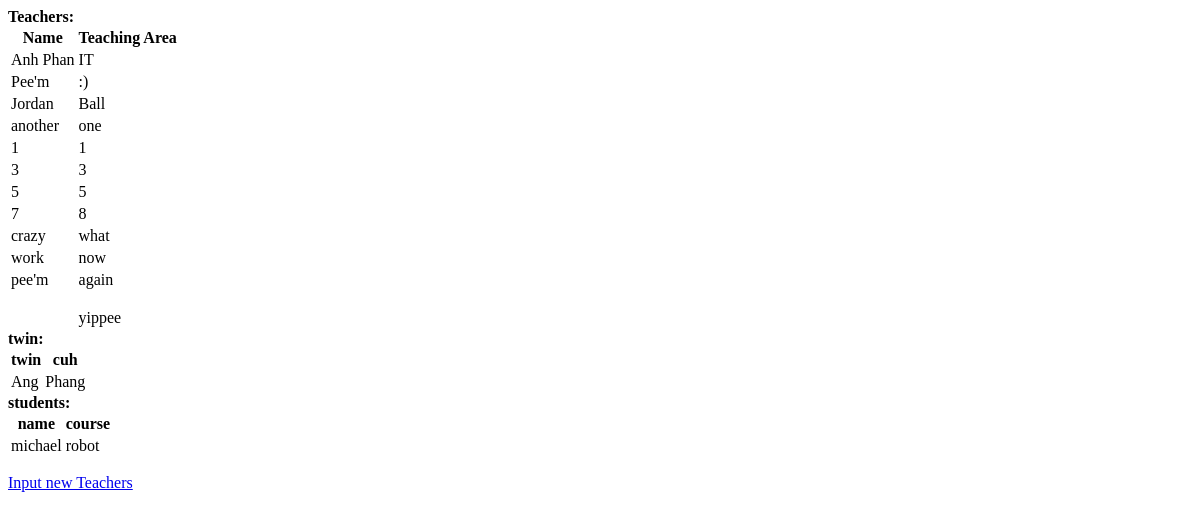
Before: / with the older database file.
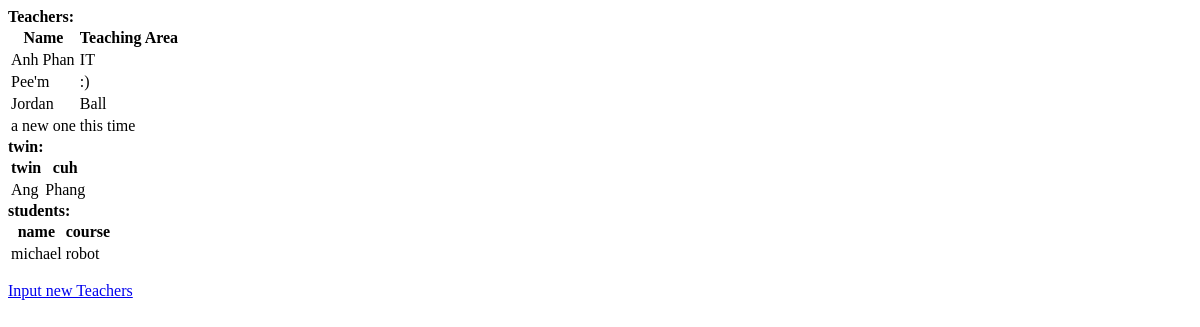
After: the same page with the newer database file.
### MyApp1/models.py (models this page shows)
class teacher(models.Model):
    Name = models.CharField(max_length=25, blank=True)
    Area = models.CharField(max_length=30, blank=True)

class twin(models.Model):
    Name = models.CharField(max_length=25)
    Area = models.CharField(max_length=30)

class student(models.Model):
    Name = models.CharField(max_length=25)
    Area = models.CharField(max_length=30)

### MyApp1/views.py (the view)
# urls.py: re_path(r'^$', MyApp1.views.index, name='index'),
def index(request):
   twins = twin.objects.all
   teachers = teacher.objects.all
   students = student.objects.all
   return render(request,"MyApp1/index.html",{'content2': twins, 'content': teachers, 'content3': students})

### MyApp1/templates/MyApp1/index.html
<body>
    <strong>Teachers:</strong>
    {% if content %}
    <table>
        <tr>
            <th>Name</th>
            <th>Teaching Area</th>
        </tr>
        {% for teach in content %}
        <tr>
            <td>{{teach.Name}}</td>
            <td>{{teach.Area}}</td>
        </tr>
        {% endfor %}
    </table>
    {% else %}
    <strong>No data!!</strong>
    {% endif %}
    <strong>twin:</strong>
    {% if content %}
    <table>
        <tr>
            <th>twin</th>
            <th>cuh</th>
        </tr>
        {% for twin in content2 %}
        <tr>
            <td>{{twin.Name}}</td>
            <td>{{twin.Area}}</td>
        </tr>
        {% endfor %}
    </table>
    {% else %}
    <strong>No data!!</strong>
    {% endif %}
    <strong>students:</strong>
    {% if content %}
    <table>
        <tr>
            <th>name</th>
            <th>course</th>
        </tr>
        {% for student in content3 %}
        <tr>
            <td>{{student.Name}}</td>
            <td>{{student.Area}}</td>
        </tr>
        {% endfor %}
    </table>
    {% else %}
    <strong>No data!!</strong>
    {% endif %}
    <p><a href="{% url 'input' %}">Input new Teachers</a></p>
</body>

Changed rows visible on the page:
removed teacher: Name "another", Area "one"
removed teacher: Name "1", Area "1"
removed teacher: Name "3", Area "3"
removed teacher: Name "5", Area "5"
removed teacher: Name "7", Area "8"
removed teacher: Name "crazy", Area "what"
removed teacher: Name "work", Area "now"
removed teacher: Name "pee'm", Area "again"
removed teacher: Area "yippee"
added teacher: Name "a new one", Area "this time"
